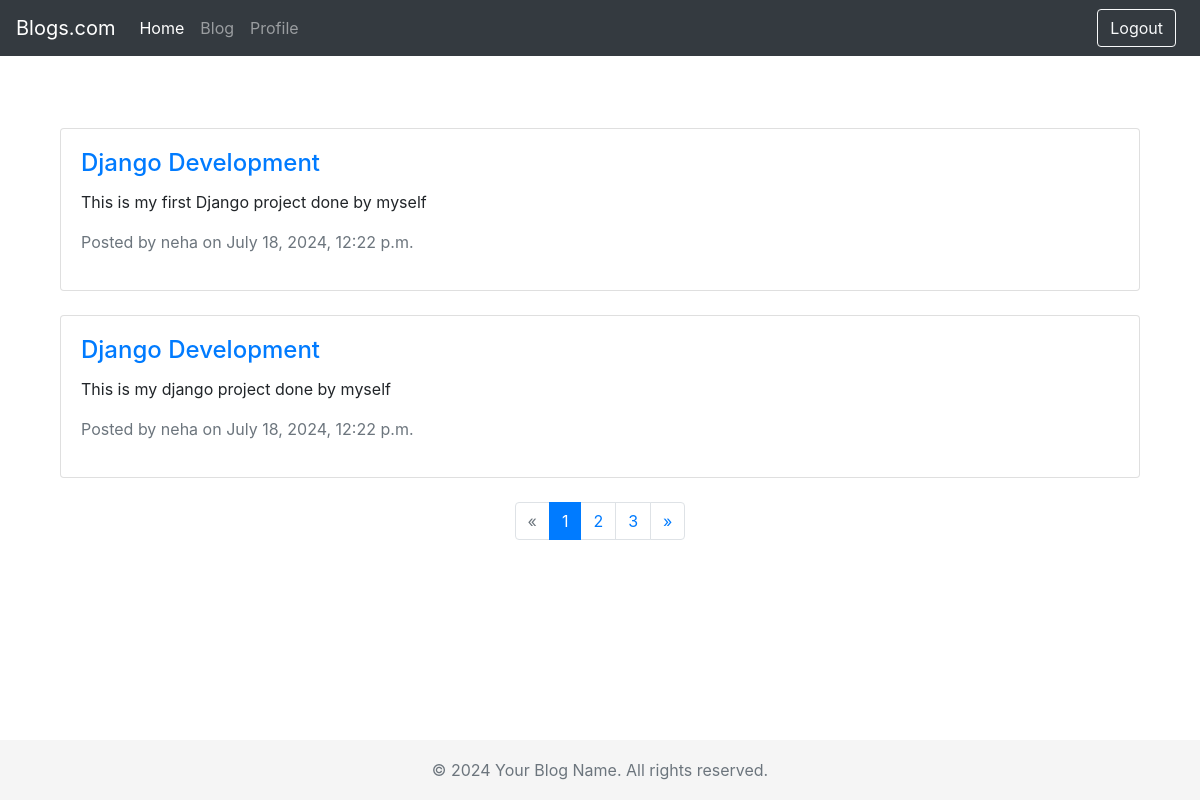
Page /post/ (signed in) on the committed database.
### blog/models.py (models this page shows)
class post(models.Model):
    title = models.CharField(max_length=200)
    content = models.TextField()
    created_at = models.DateTimeField()
    author = models.ForeignKey(User,on_delete=models.CASCADE)

### blog/views.py (the view)
# urls.py: path('post/',page,name='post'),
@login_required(login_url='/login/')
def page(request):
    posts = post.objects.all()
    paginator = Paginator(posts, 2)  # Show 2 contacts per page.
    page_number = request.GET.get('page')
    page_obj = paginator.get_page(page_number)
    context = {
        'page_obj':page_obj
    }
    return render(request, 'posts.html', context)

### blog/Templates/posts.html (shortened to what this page needs)
{% extends 'base.html' %}
{% block content %}
<div class="container mt-5">
    <div class="row">
        {% for post in page_obj %}
            <div class="col-md-12 mb-4">
                <div class="card">
                    <div class="card-body">
                        <h4 class="card-title">
                            <a href="">{{ post.title }}</a>
                        </h4>
                        <p class="card-text">{{ post.content|truncatewords:30 }}</p>
                        <p class="text-muted">Posted by {{ post.author.username }} on {{ post.created_at }}</p>
                    </div>
                </div>
            </div>
        {% endfor %}
    </div>
    <div class="row">
        <div class="col-md-12">
            <nav aria-label="Page navigation example">
                <ul class="pagination justify-content-center">
                    {% if page_obj.has_previous %}
                        <li class="page-item">
                            <a class="page-link" href="?page={{ page_obj.previous_page_number }}" aria-label="Previous">
                                <span aria-hidden="true">&laquo;</span>
                            </a>
                        </li>
                    {% else %}
                        <li class="page-item disabled">
                            <span class="page-link" aria-hidden="true">&laquo;</span>
                        </li>
                    {% endif %}
                    {% for num in page_obj.paginator.page_range %}
                        {% if page_obj.number == num %}
                            <li class="page-item active">
                                <span class="page-link">{{ num }}<span class="sr-only">(current)</span></span>
                            </li>
                        {% elif num > page_obj.number|add:'-3' and num < page_obj.number|add:'3' %}
                            <li class="page-item">
                                <a class="page-link" href="?page={{ num }}">{{ num }}</a>
                            </li>
                        {% endif %}
                    {% endfor %}
                    {% if page_obj.has_next %}
                        <li class="page-item">
                            <a class="page-link" href="?page={{ page_obj.next_page_number }}" aria-label="Next">
                                <span aria-hidden="true">&raquo;</span>
                            </a>
                        </li>
                    {% else %}
                        <li class="page-item disabled">
                            <span class="page-link" aria-hidden="true">&raquo;</span>
                        </li>
                    {% endif %}
                </ul>
            </nav>
        </div>
    </div>
</div>
{% endblock %}

### blog/Templates/base.html (style rules this page uses)
body { padding-top: 5rem; }

### rows in the picture
post: title "Django Development", content "This is my first Django project done by myself", author.username "neha", created_at "July 18, 2024, 12:22 p.m."
post: title "Django Development", content "This is my django project done by myself", author.username "neha", created_at "July 18, 2024, 12:22 p.m."

### other values in the picture
{{ num }} "1"
{{ num }} "2" "3"
